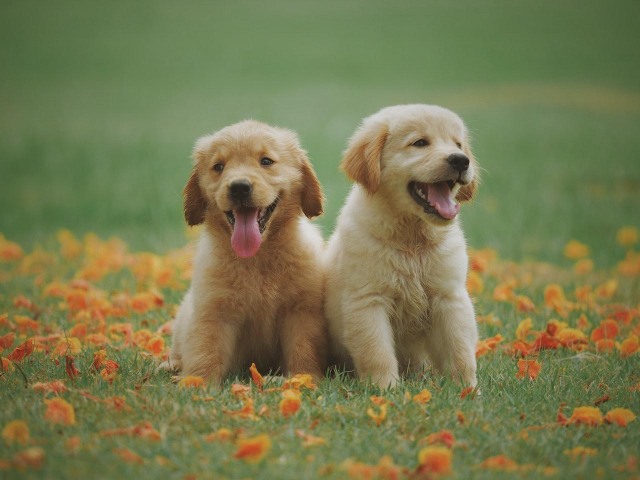
#> input picture data/steganalysis/steganographic_result/saveImages1.jpg, 1280 x 960 px (shown at 1/2 size)
$ python -i steganalysis.py   (imports and definitions only)
#> lines starting #> are read from the running program, lines starting #| are printed output that depends on the picture
#> further down, picture is the input picture: PIL image 1280x960 RGB; mean R, G, B 120.4, 121.7, 79.5
from PIL import Image
import numpy as np
import os
import sys
import matplotlib.pyplot as plt


# [42 lines left out: functions open_c_image, open_o_image, not called in this run]


# 位平面分解函数
def bit_plane_decomposition(image):
    b, g, r = image.split()
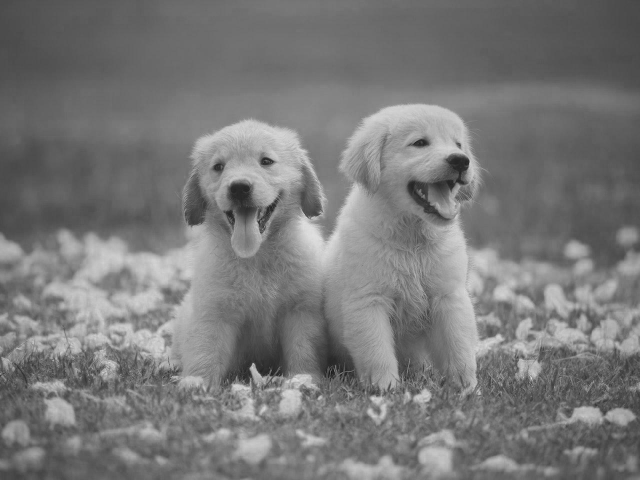
#> b: PIL image 1280x960 L (shown at 1/2 size); min 0, max 242, mean 120.4
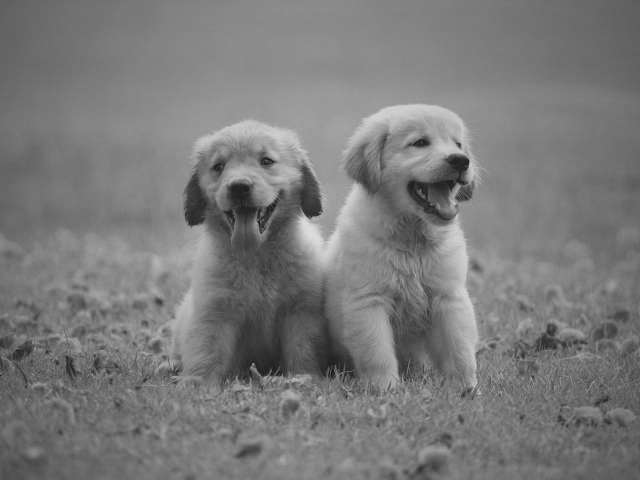
#> g: PIL image 1280x960 L (shown at 1/2 size); min 0, max 228, mean 121.7
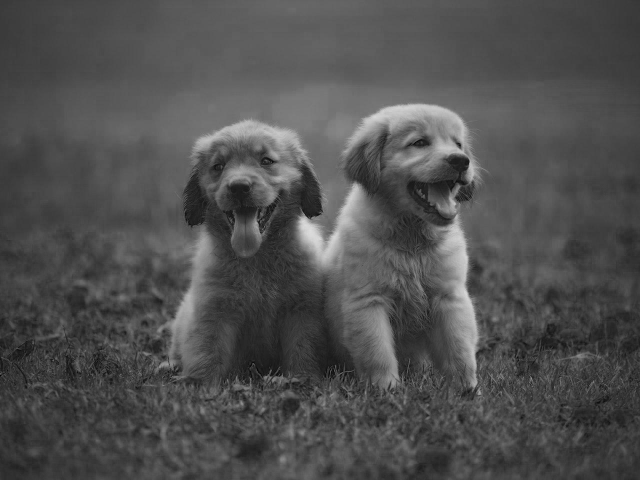
#> r: PIL image 1280x960 L (shown at 1/2 size); min 0, max 223, mean 79.5
    b = b.convert("L")
    g = g.convert("L")
    r = r.convert("L")
    img_array_b = np.array(b)
    img_array_g = np.array(g)
    img_array_r = np.array(r)
    h, w = img_array_r.shape
#> h = 960; w = 1280
    size = h * w
#> size = 1228800
    # 定义三个矩阵进行位平面保存
    b_bit = np.zeros((h, w), dtype='bool')
    g_bit = np.zeros((h, w), dtype='bool')
    r_bit = np.zeros((h, w), dtype='bool')
    # 提取R、G、B三通道的最低位平面
    print("正在分解R通道位平面")
    m = 0
    for i in range(h):
        for j in range(w):
            # 提取R通道的最低位平面
            if img_array_r[i][j] % 2 == 0:
                r_bit[i][j] = False
            else:
                r_bit[i][j] = True
            m = m + 1
            sys.stdout.write(("\r当前完成 :{0}/" + str(size)).format(m))
            sys.stdout.flush()
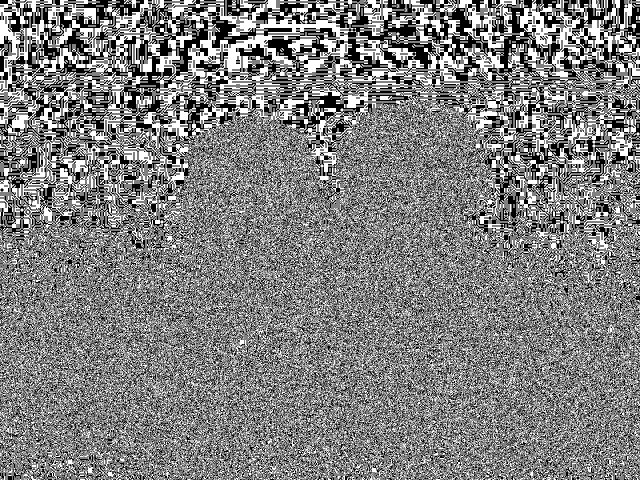
#> r_bit: shape (960, 1280) bool (shown at 1/2 size); 49.9% white in thin lines or dots
#> after the loop, m = 1228800
    print("\n已完成R通道位平面分解\n")
    print("正在分解G通道位平面")
    m = 0
    for i in range(h):
        for j in range(w):
            # 提取G通道的最低位平面
            if img_array_g[i][j] % 2 == 0:
                g_bit[i][j] = False
            else:
                g_bit[i][j] = True
            m = m + 1
            sys.stdout.write(("\r当前完成 :{0}/" + str(size)).format(m))
            sys.stdout.flush()
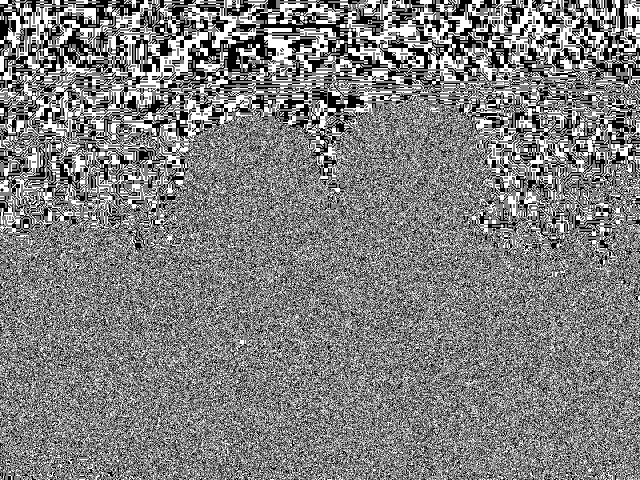
#> g_bit: shape (960, 1280) bool (shown at 1/2 size); 50% white in thin lines or dots
#> after the loop, m = 1228800
    print("\n已完成G通道位平面分解\n")
    print("正在分解B通道位平面")
    m = 0
    for i in range(h):
        for j in range(w):
            # 提取B通道的最低位平面
            if img_array_b[i][j] % 2 == 0:
                b_bit[i][j] = False
            else:
                b_bit[i][j] = True
            m = m + 1
            sys.stdout.write(("\r当前完成 :{0}/" + str(size)).format(m))
            sys.stdout.flush()
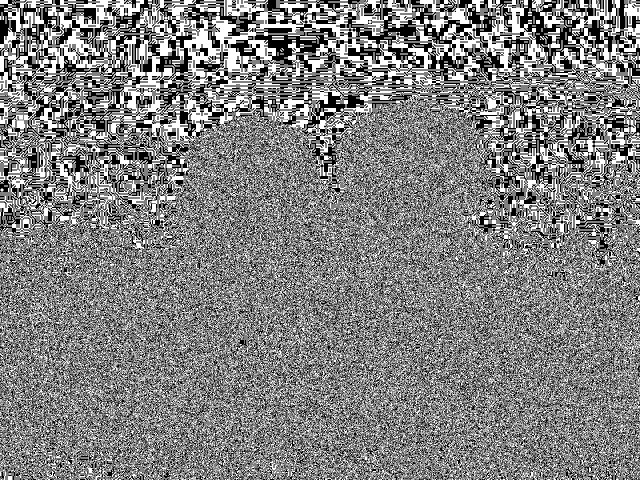
#> b_bit: shape (960, 1280) bool (shown at 1/2 size); 50.3% white; black in thin lines or dots
#> after the loop, m = 1228800
    print("\n已完成B通道位平面分解")
    print("即将输出结果...")
    # 展示位平面分解结果
    r_bit_plane = Image.fromarray(r_bit)
#> r_bit_plane: PIL image 1280x960 1; 49.9% white in thin lines or dots
    g_bit_plane = Image.fromarray(g_bit)
#> g_bit_plane: PIL image 1280x960 1; 50% white in thin lines or dots
    b_bit_plane = Image.fromarray(b_bit)
#> b_bit_plane: PIL image 1280x960 1; 50.3% white; black in thin lines or dots

    plt.rcParams['figure.figsize'] = (7.2, 12.8)
    plt.subplot(311)
    plt.imshow(b_bit_plane)
    plt.axis()
    plt.subplot(312)
    plt.imshow(g_bit_plane)
    plt.axis()
    plt.subplot(313)
    plt.imshow(r_bit_plane)
    plt.axis()
    plt.show()
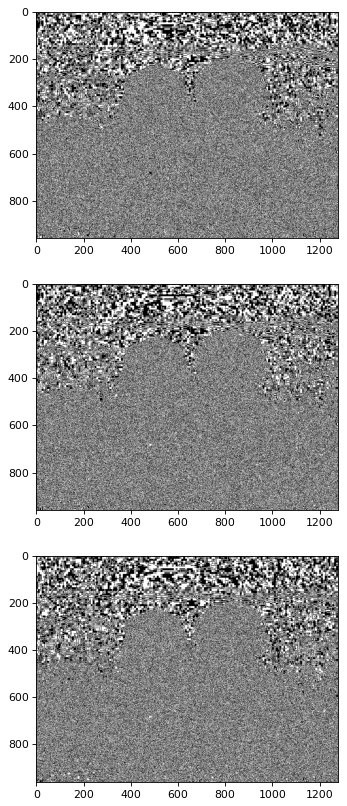
#> figure drawn by matplotlib, 3 panels
    # r_bit_plane.show()
    # g_bit_plane.show()
    # b_bit_plane.show()


# 卡方隐写分析算法

# RS隐写分析算法
# [80 lines left out: functions rs_analysis, rs, kafang, not called in this run]


# [42 lines not run here, left out]

>>> from PIL import Image
>>> picture = Image.open('data/steganalysis/steganographic_result/saveImages1.jpg')
>>> result = bit_plane_decomposition(picture)
